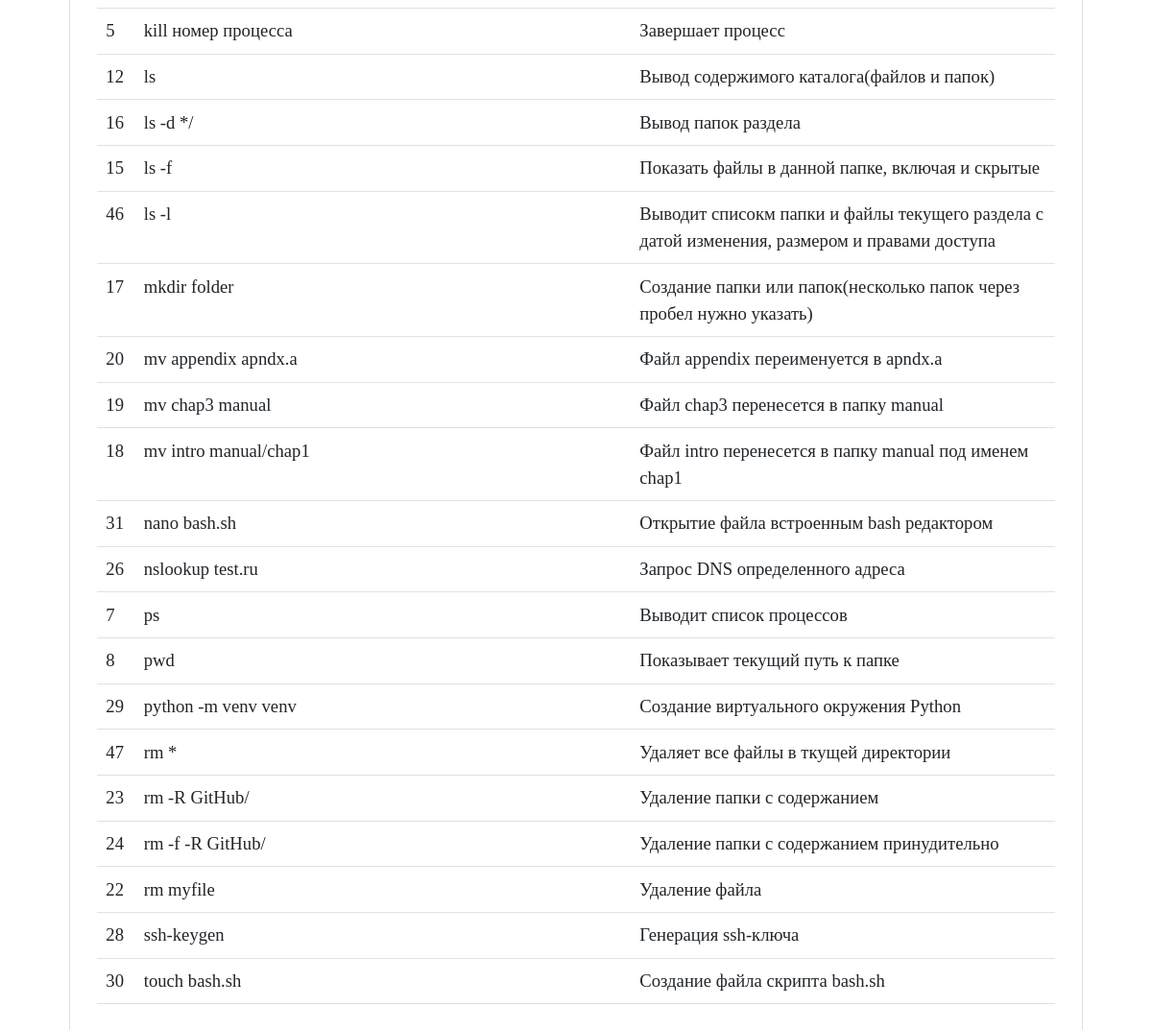
The page /git_and_bash (lower part) on the database as committed earlier.
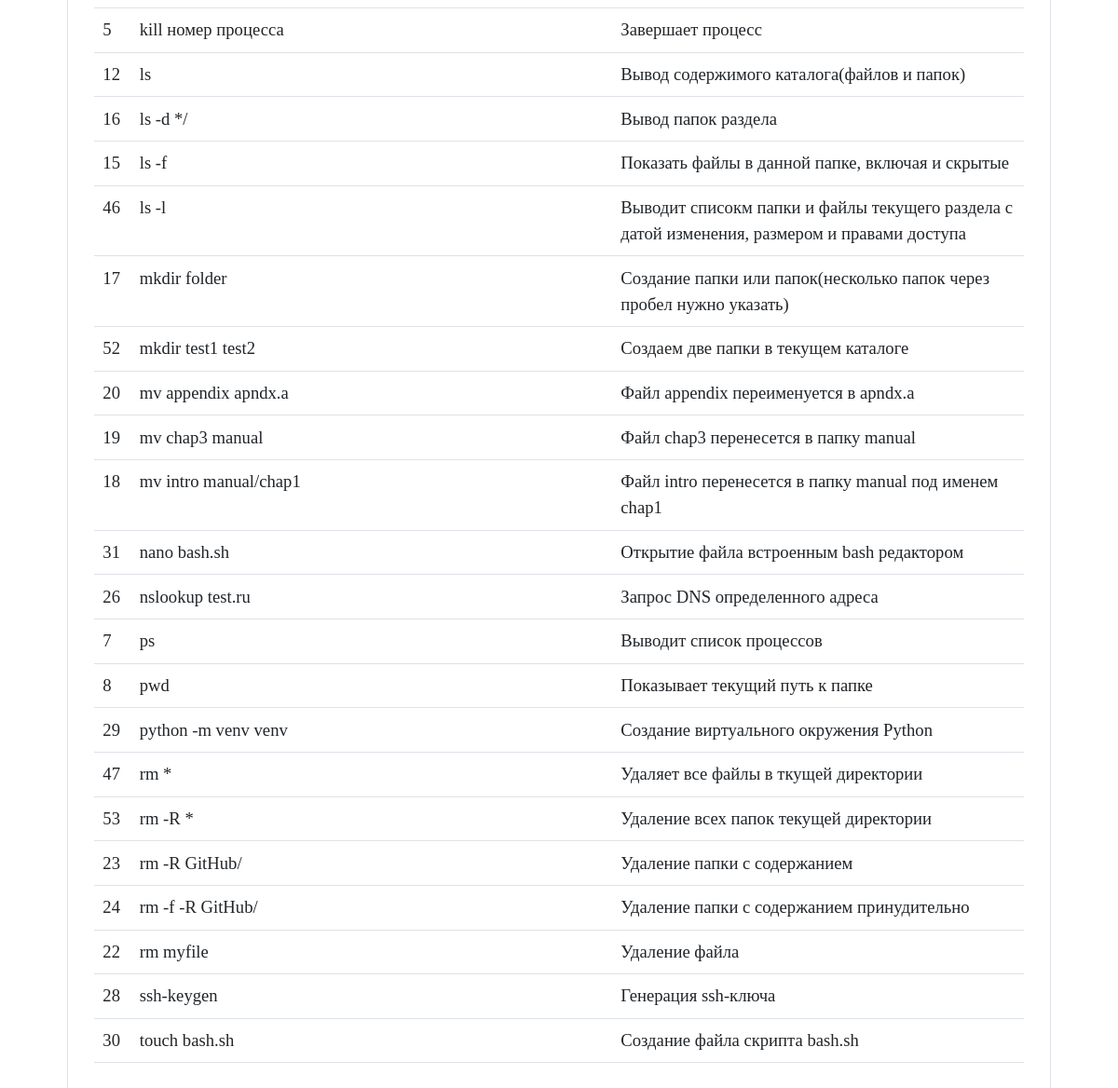
The same page on the database as committed later.
### tables this page shows
CREATE TABLE git_and_bash (
    id INTEGER PRIMARY KEY AUTOINCREMENT,
    command TEXT NOT NULL,
    name TEXT NOT NULL
  );

### app.py (the view)
@app.route("/git_and_bash")
def git_and_bashes():
    conn = get_db_connection()
    git_and_bashes = conn.execute("SELECT * FROM git_and_bash ORDER BY 2").fetchall()
    conn.close()
    return render_template("git_and_bash.html", git_and_bashes=git_and_bashes)

### app.py (called while the page is built)
def get_db_connection():
    conn = sqlite3.connect("database.db")
    conn.row_factory = sqlite3.Row
    return conn

### templates/git_and_bash.html (shortened to what this page needs)
{% extends "base.html" %}
{% block content %}
<div class="bd-example">
  <table class="table">
    <tbody>
    {% for git_and_bash in git_and_bashes %}
      <tr>
		<td>{{ git_and_bash['id'] }}</td>
        <td>{{ git_and_bash['command'] }}</td>
        <td>{{ git_and_bash['name'] }}</td>
      </tr>
    {% endfor %}
    </tbody>
  </table>
</div>
{% endblock %}

### templates/base.html (shortened to what this page needs)
<!doctype html>
<html>
   <head>
      <link href="https://cdn.jsdelivr.net/npm/bootstrap@5.0.2/dist/css/bootstrap.min.css" rel="stylesheet">
      <link href="{{ url_for('static', filename='styles.css') }}" rel="stylesheet">
   </head>
   <body>
      <main class="container">
         {% block content %}
         {% endblock %}
      </main>
   </body>
</html>

### static/styles.css (style rules this page uses)
* { font-family: Bahnschrift; font-size: 14pt; }
.bd-example { padding: 1.5rem; margin: 1.5rem; border-radius: 10px; border: solid #dee2e6 1px; }

Rows that differ between the two databases and show on the page:
added git_and_bash: id "52", command "mkdir test1 test2", name "Создаем две папки в текущем каталоге"
added git_and_bash: id "53", command "rm -R *", name "Удаление всех папок текущей директории"
